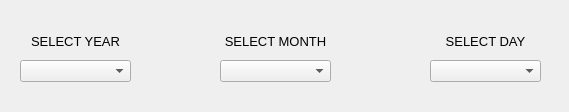
<?xml version="1.0" encoding="UTF-8"?>
<ui version="4.0">
 <class>Dialog</class>
 <widget class="QDialog" name="Dialog">
  <property name="geometry">
   <rect>
    <x>0</x>
    <y>0</y>
    <width>569</width>
    <height>112</height>
   </rect>
  </property>
  <property name="windowTitle">
   <string>AGE CALCULATOR</string>
  </property>
  <widget class="QComboBox" name="year_comboBox">
   <property name="geometry">
    <rect>
     <x>20</x>
     <y>60</y>
     <width>111</width>
     <height>22</height>
    </rect>
   </property>
   <property name="font">
    <font>
     <pointsize>10</pointsize>
    </font>
   </property>
  </widget>
  <widget class="QLabel" name="year_label">
   <property name="geometry">
    <rect>
     <x>20</x>
     <y>33</y>
     <width>111</width>
     <height>16</height>
    </rect>
   </property>
   <property name="font">
    <font>
     <pointsize>10</pointsize>
    </font>
   </property>
   <property name="text">
    <string>SELECT YEAR</string>
   </property>
   <property name="alignment">
    <set>Qt::AlignCenter</set>
   </property>
  </widget>
  <widget class="QLabel" name="day_label">
   <property name="geometry">
    <rect>
     <x>430</x>
     <y>33</y>
     <width>111</width>
     <height>16</height>
    </rect>
   </property>
   <property name="font">
    <font>
     <pointsize>10</pointsize>
    </font>
   </property>
   <property name="text">
    <string>SELECT DAY</string>
   </property>
   <property name="alignment">
    <set>Qt::AlignCenter</set>
   </property>
  </widget>
  <widget class="QComboBox" name="day_comboBox">
   <property name="geometry">
    <rect>
     <x>430</x>
     <y>60</y>
     <width>111</width>
     <height>22</height>
    </rect>
   </property>
   <property name="font">
    <font>
     <pointsize>10</pointsize>
    </font>
   </property>
  </widget>
  <widget class="QLabel" name="month_label">
   <property name="geometry">
    <rect>
     <x>220</x>
     <y>33</y>
     <width>111</width>
     <height>16</height>
    </rect>
   </property>
   <property name="font">
    <font>
     <pointsize>10</pointsize>
    </font>
   </property>
   <property name="text">
    <string>SELECT MONTH</string>
   </property>
   <property name="alignment">
    <set>Qt::AlignCenter</set>
   </property>
  </widget>
  <widget class="QComboBox" name="month_comboBox">
   <property name="geometry">
    <rect>
     <x>220</x>
     <y>60</y>
     <width>111</width>
     <height>22</height>
    </rect>
   </property>
   <property name="font">
    <font>
     <pointsize>10</pointsize>
    </font>
   </property>
  </widget>
 </widget>
 <resources/>
 <connections/>
</ui>
